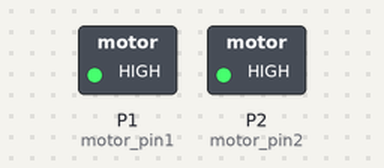
Recording of a program running on a simulated BBC micro:bit running MicroPython. Shown: switched loads named in the program (green lamp = pin HIGH). At 0.0 s the program stops and its outputs stay as they are.

Above: at 0.1 s.
Timing chart, 0 to 1.5 s (numbered marks = the images above):
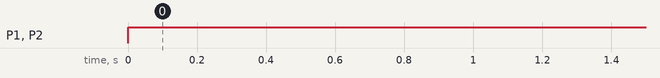

The program:

motor2.py
```python
# control 2 motors with microbit

# motor1  on pin1
# motor2  on pin2

from microbit import *
import time

def main():
    motor_pin1 = pin1  # left motor
    motor_pin1.set_analog_period(20)  # Set the PWM period to 20ms
    motor_pin1.write_analog(0)      # Stop the motor (neutral position)

    #run motor forward at full speed
    motor_pin1.write_analog(1023)

    motor_pin2 = pin2  # right motor
    motor_pin2.set_analog_period(20)  # Set the PWM period to 20ms
    motor_pin2.write_analog(0)      # Stop the motor (neutral position)

    #run motor forward at full speed
    motor_pin2.write_analog(1023)


if __name__ == "__main__":
    main()
    
```

Measured:
- by itself, P1 (motor_pin1), P2 (motor_pin2): LOW → HIGH at 0.00 s
